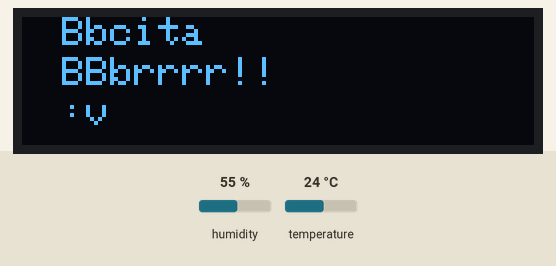
Recording of a sketch running on a simulated ESP8266 (NodeMCU). Shown: 128×32 one-colour display. Inputs (shaded band) come from the test bench; at power-on: humidity 55 %, temperature 24 °C. The display library's start-up logo is not drawn.

Above: at 2.1 s.

The sketch:

EspOLEDDHT11.ino
```cpp
#include <SPI.h>
#include <Wire.h>
#include <Adafruit_GFX.h>
#include <Adafruit_SSD1306.h>

#define SCREEN_WIDTH 128 // OLED display width, in pixels
#define SCREEN_HEIGHT 32 // OLED display height, in pixels

// Declaration for an SSD1306 display connected to I2C (SDA, SCL pins)
#define OLED_RESET     D4 // Reset pin # (or -1 if sharing Arduino reset pin)
Adafruit_SSD1306 display(SCREEN_WIDTH, SCREEN_HEIGHT, &Wire, OLED_RESET);

#include "DHT.h" //**
#define DHTPIN D5 //**
#define DHTTYPE DHT11 //**   // DHT 11
DHT dht(DHTPIN, DHTTYPE); // **

void setup() {
  // put your setup code here, to run once:
Serial.begin(9600);
 if(!display.begin(SSD1306_SWITCHCAPVCC, 0x3C)) { // Address 0x3C for 128x32
    Serial.println(F("SSD1306 allocation failed"));
    for(;;); // Don't proceed, loop forever
  }
  dht.begin();
  display.display();
  delay(2000); // Pause for 2 seconds
}

void loop() {

  float h = dht.readHumidity();
  float t = dht.readTemperature();
  String hum = String(h);
  String tem = String(t);
  // put your main code here, to run repeatedly:
display.clearDisplay();

  display.setTextSize(1); // Draw 2X-scale text
  display.setTextColor(WHITE);
  display.setCursor(10, 0);
  display.println("Bbcita");
  display.setCursor(10, 10);
  display.println("BBbrrrr!!");
  display.setCursor(10, 20);
  display.println(":v");
  display.setCursor(80, 20);
  display.println("");
  display.display();      // Show initial text
  delay(100);
}
```
